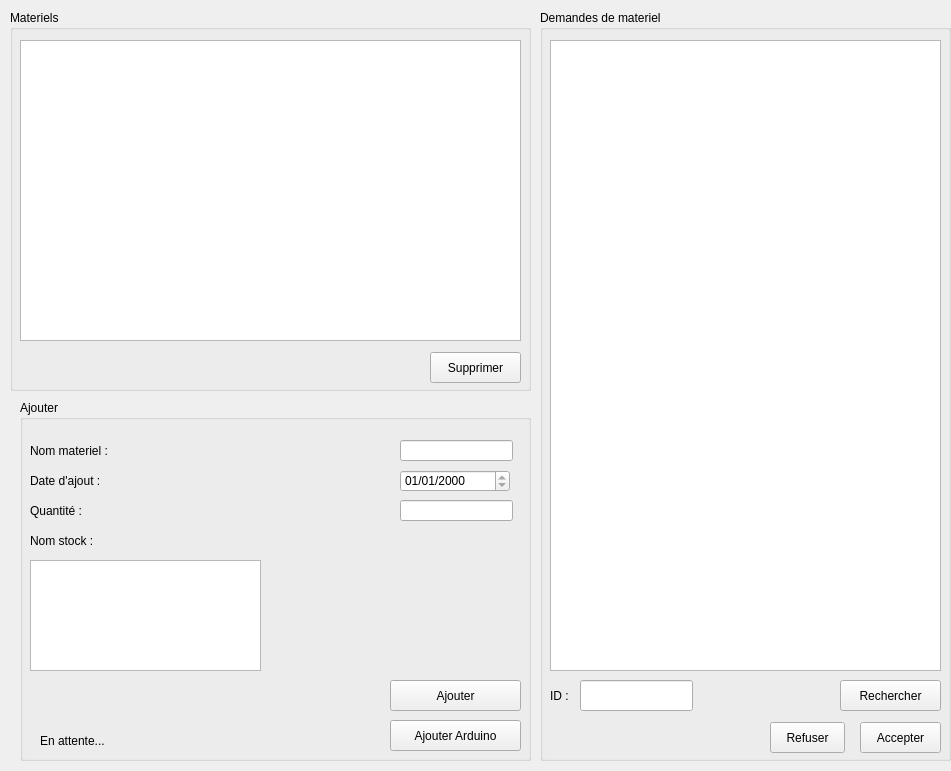
<?xml version="1.0" encoding="UTF-8"?>
<ui version="4.0">
 <class>demandestaff</class>
 <widget class="QFrame" name="demandestaff">
  <property name="geometry">
   <rect>
    <x>0</x>
    <y>0</y>
    <width>951</width>
    <height>771</height>
   </rect>
  </property>
  <property name="windowTitle">
   <string>Frame</string>
  </property>
  <property name="styleSheet">
   <string notr="true">font: 12pt &quot;Open Sans&quot;;</string>
  </property>
  <widget class="QGroupBox" name="groupBox_7">
   <property name="geometry">
    <rect>
     <x>540</x>
     <y>10</y>
     <width>411</width>
     <height>751</height>
    </rect>
   </property>
   <property name="title">
    <string>Demandes de materiel</string>
   </property>
   <widget class="QTableView" name="tableView_5">
    <property name="geometry">
     <rect>
      <x>10</x>
      <y>30</y>
      <width>391</width>
      <height>631</height>
     </rect>
    </property>
    <property name="styleSheet">
     <string notr="true">color: rgb(0, 0, 0);</string>
    </property>
   </widget>
   <widget class="QPushButton" name="pushButton_6">
    <property name="geometry">
     <rect>
      <x>320</x>
      <y>712</y>
      <width>81</width>
      <height>31</height>
     </rect>
    </property>
    <property name="text">
     <string>Accepter</string>
    </property>
   </widget>
   <widget class="QPushButton" name="pushButton_7">
    <property name="geometry">
     <rect>
      <x>230</x>
      <y>712</y>
      <width>75</width>
      <height>31</height>
     </rect>
    </property>
    <property name="text">
     <string>Refuser</string>
    </property>
   </widget>
   <widget class="QPushButton" name="pushButton_8">
    <property name="geometry">
     <rect>
      <x>300</x>
      <y>670</y>
      <width>101</width>
      <height>31</height>
     </rect>
    </property>
    <property name="text">
     <string>Rechercher</string>
    </property>
   </widget>
   <widget class="QLabel" name="label_23">
    <property name="geometry">
     <rect>
      <x>10</x>
      <y>670</y>
      <width>31</width>
      <height>31</height>
     </rect>
    </property>
    <property name="text">
     <string>ID :</string>
    </property>
   </widget>
   <widget class="QLineEdit" name="lineEdit_9">
    <property name="geometry">
     <rect>
      <x>40</x>
      <y>670</y>
      <width>113</width>
      <height>31</height>
     </rect>
    </property>
   </widget>
  </widget>
  <widget class="QGroupBox" name="groupBox_11">
   <property name="geometry">
    <rect>
     <x>10</x>
     <y>10</y>
     <width>521</width>
     <height>381</height>
    </rect>
   </property>
   <property name="title">
    <string>Materiels</string>
   </property>
   <widget class="QTableView" name="tableView_6">
    <property name="geometry">
     <rect>
      <x>10</x>
      <y>30</y>
      <width>501</width>
      <height>301</height>
     </rect>
    </property>
    <property name="styleSheet">
     <string notr="true">color: rgb(0, 0, 0);</string>
    </property>
   </widget>
   <widget class="QPushButton" name="pushButton_15">
    <property name="geometry">
     <rect>
      <x>420</x>
      <y>342</y>
      <width>91</width>
      <height>31</height>
     </rect>
    </property>
    <property name="text">
     <string>Supprimer</string>
    </property>
   </widget>
  </widget>
  <widget class="QGroupBox" name="groupBox_10">
   <property name="geometry">
    <rect>
     <x>20</x>
     <y>400</y>
     <width>511</width>
     <height>361</height>
    </rect>
   </property>
   <property name="title">
    <string>Ajouter</string>
   </property>
   <widget class="QLabel" name="label_25">
    <property name="geometry">
     <rect>
      <x>10</x>
      <y>100</y>
      <width>81</width>
      <height>21</height>
     </rect>
    </property>
    <property name="text">
     <string>Quantité :</string>
    </property>
   </widget>
   <widget class="QLabel" name="label_26">
    <property name="geometry">
     <rect>
      <x>10</x>
      <y>70</y>
      <width>111</width>
      <height>21</height>
     </rect>
    </property>
    <property name="text">
     <string>Date d'ajout :</string>
    </property>
   </widget>
   <widget class="QLabel" name="label_27">
    <property name="geometry">
     <rect>
      <x>10</x>
      <y>130</y>
      <width>91</width>
      <height>21</height>
     </rect>
    </property>
    <property name="text">
     <string>Nom stock :</string>
    </property>
   </widget>
   <widget class="QTableView" name="tableView_8">
    <property name="geometry">
     <rect>
      <x>10</x>
      <y>160</y>
      <width>231</width>
      <height>111</height>
     </rect>
    </property>
    <property name="styleSheet">
     <string notr="true">color: rgb(0, 0, 0);</string>
    </property>
   </widget>
   <widget class="QLabel" name="label_28">
    <property name="geometry">
     <rect>
      <x>380</x>
      <y>130</y>
      <width>111</width>
      <height>21</height>
     </rect>
    </property>
    <property name="text">
     <string/>
    </property>
   </widget>
   <widget class="QLineEdit" name="lineEdit_11">
    <property name="geometry">
     <rect>
      <x>380</x>
      <y>100</y>
      <width>113</width>
      <height>21</height>
     </rect>
    </property>
   </widget>
   <widget class="QPushButton" name="pushButton_14">
    <property name="geometry">
     <rect>
      <x>370</x>
      <y>280</y>
      <width>131</width>
      <height>31</height>
     </rect>
    </property>
    <property name="text">
     <string>Ajouter</string>
    </property>
   </widget>
   <widget class="QDateEdit" name="dateEdit_3">
    <property name="geometry">
     <rect>
      <x>380</x>
      <y>70</y>
      <width>110</width>
      <height>22</height>
     </rect>
    </property>
    <property name="readOnly">
     <bool>true</bool>
    </property>
    <property name="displayFormat">
     <string>dd/MM/yyyy</string>
    </property>
   </widget>
   <widget class="QLabel" name="label_29">
    <property name="geometry">
     <rect>
      <x>10</x>
      <y>40</y>
      <width>121</width>
      <height>21</height>
     </rect>
    </property>
    <property name="text">
     <string>Nom materiel :</string>
    </property>
   </widget>
   <widget class="QLineEdit" name="lineEdit_12">
    <property name="geometry">
     <rect>
      <x>380</x>
      <y>40</y>
      <width>113</width>
      <height>21</height>
     </rect>
    </property>
   </widget>
   <widget class="QPushButton" name="pushButton_16">
    <property name="geometry">
     <rect>
      <x>370</x>
      <y>320</y>
      <width>131</width>
      <height>31</height>
     </rect>
    </property>
    <property name="text">
     <string>Ajouter Arduino</string>
    </property>
   </widget>
   <widget class="QLabel" name="label_Arduino">
    <property name="geometry">
     <rect>
      <x>20</x>
      <y>331</y>
      <width>341</width>
      <height>20</height>
     </rect>
    </property>
    <property name="text">
     <string>En attente...</string>
    </property>
   </widget>
  </widget>
 </widget>
 <resources/>
 <connections/>
</ui>
